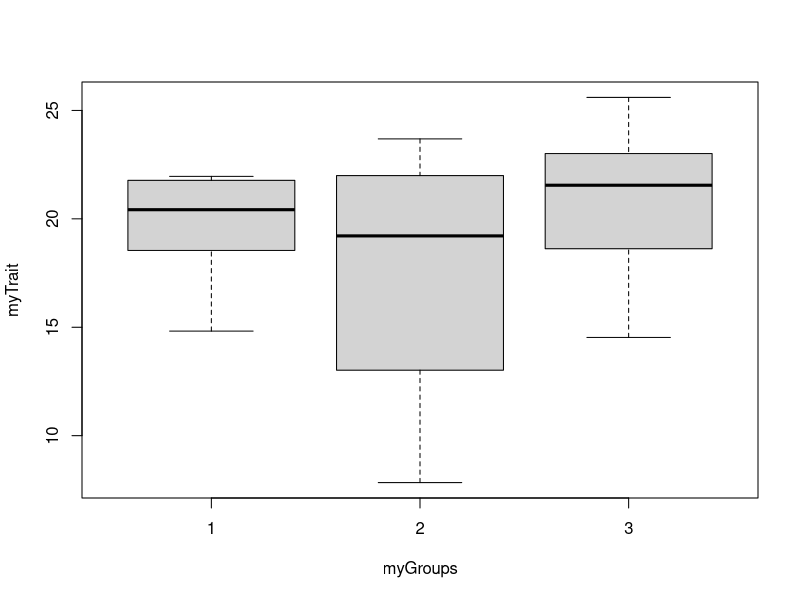
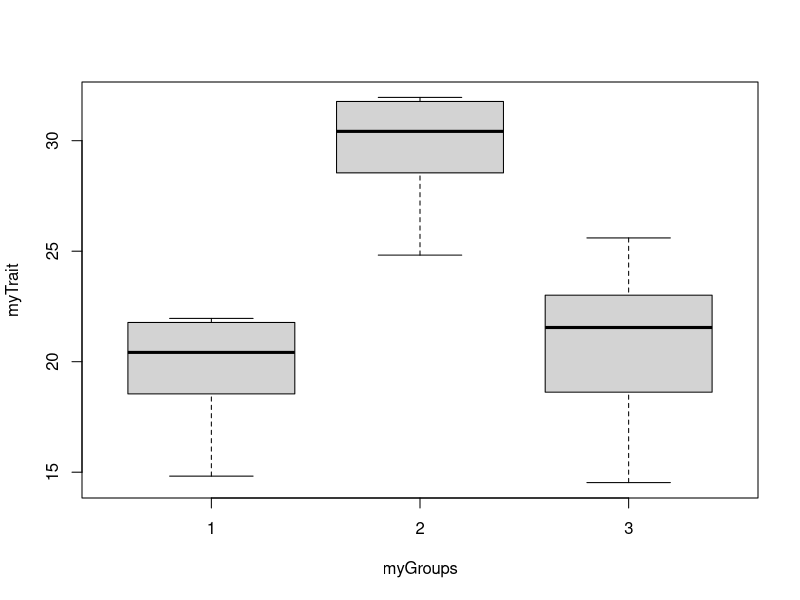
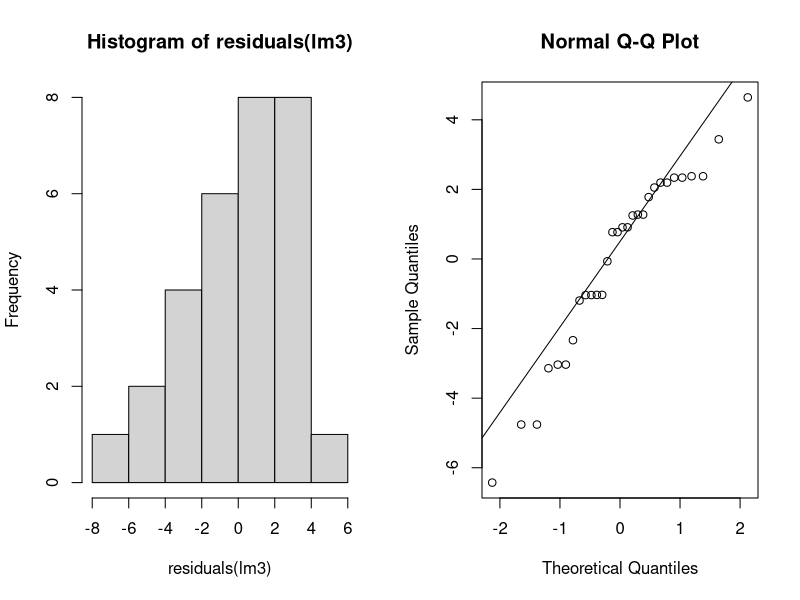

Recreate these plots in R, in order.
## ---- chunk 1
myGroups <- as.factor(rep(1:3, each=10))
set.seed(99)
myTrait <- rnorm(n = length(myGroups), mean = 20, sd = 4)
boxplot(myTrait ~ myGroups)
## ---- chunk 2
lm1 <- aov(myTrait ~ myGroups)
summary(lm1)
## ---- chunk 3
lm2 <- lm(myTrait ~ myGroups)
summary(lm2)
## ---- chunk 4
mean(myTrait[myGroups == 1])
## ---- chunk 5
sum(coefficients(lm2)[1:2])
mean(myTrait[myGroups == 2])
## ---- chunk 6
sum(coefficients(lm2)[c(1,3)])
mean(myTrait[myGroups == 3])
## ---- chunk 7
set.seed(99)
myTrait[myGroups == 2] <- rnorm(n=sum(myGroups == 2), mean = 30, sd = 4)
boxplot(myTrait ~ myGroups)
## ---- chunk 8
lm3 <- lm(myTrait ~ myGroups)
summary(lm3)
## ---- chunk 9
sum(coefficients(lm3)[1:2])
mean(myTrait[myGroups == 2])
## ---- chunk 10
par(mfrow=c(1,2))
hist(residuals(lm3))
qqnorm(residuals(lm3))
qqline(residuals(lm3))
par(mfrow=c(1,1))
## ---- chunk 11
shapiro.test(residuals(lm3))
